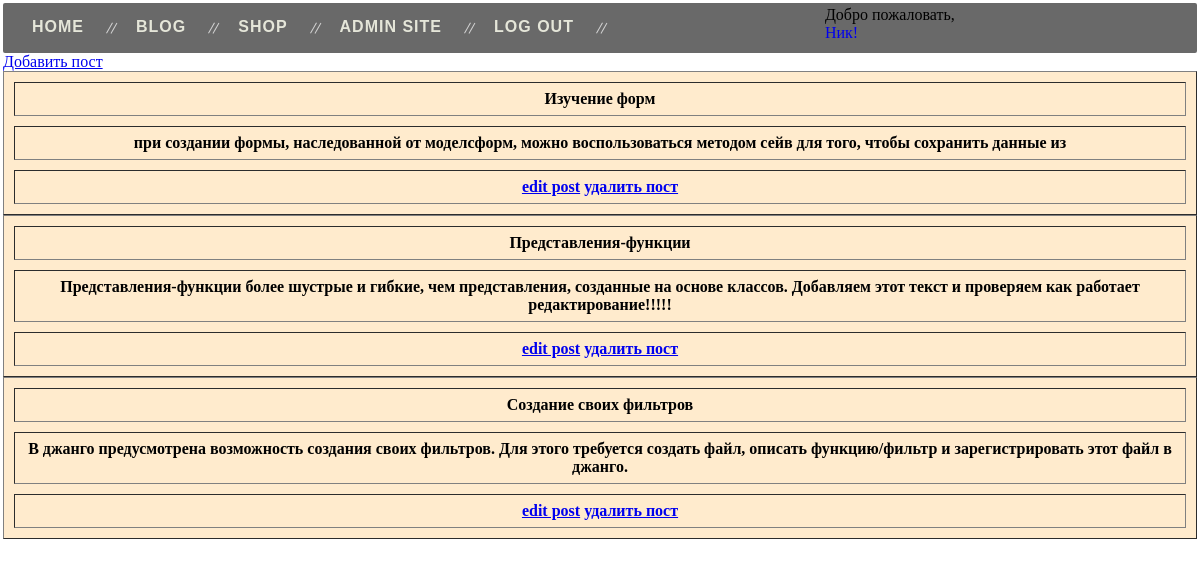
The page /posts/ (signed in) on the database its author committed.
### accounts_app/models.py (models this page shows, shortened)
class CustomUser(AbstractUser):
    reserv = models.CharField(max_length=100, blank=True)
    reserv2 = models.BooleanField(blank=True, default=False)
    reserv3 = models.CharField(max_length=100, blank=True)
    reserv4 = models.CharField(max_length=100, blank=True)

class Profile(models.Model):
    user = models.OneToOneField('CustomUser', on_delete=models.CASCADE, primary_key=True)
    user_name = models.CharField(max_length=100, blank=True)
    user_lastname = models.CharField(max_length=150, blank=True)
    avatar = models.ImageField(upload_to='%Y/%m/%d', blank=True, null=True)
    email = models.EmailField(blank=True)
    phone = models.CharField(max_length=20, blank=True)
    gender = models.CharField(max_length=100, blank=True)
    birthday = models.CharField(max_length=50,blank=True)
    created = models.DateField(auto_now=True)
    reserv = models.CharField(max_length=100, blank=True)
    reserv1 = models.CharField(max_length=100, blank=True)
    reserv2 = models.CharField(max_length=100, blank=True)
    reserv3 = models.CharField(max_length=100, blank=True)
    reserv4 = models.CharField(max_length=100, blank=True)

### main_app/models.py (models this page shows, shortened)
class BlogPost(models.Model):
    category = models.ForeignKey('BlogCategory', on_delete=models.CASCADE)
    title = models.CharField(max_length=150)
    content = models.TextField(max_length=2000, blank=True)
    is_published = models.DateTimeField(auto_now=True)
    is_edited = models.DateTimeField(auto_now_add=True)
    is_moderated = models.BooleanField(default=False)
    is_archivated = models.BooleanField(default=False)
    res = models.CharField(max_length=100,blank=True, null=True)
    res1 = models.CharField(max_length=100,blank=True, null=True)

### main_app/views.py (the view)
# urls.py: path('posts/', blogposts, name='allposts'),
def blogposts(request):
    posts = BlogPost.objects.all()
    context={'posts':posts}
    return render(request, 'main_app/allposts.html', context=context)

### main_app/templates/main_app/allposts.html
{% extends 'main_app/startpage.html' %}
{% load static %}
{% load i18n %}
{% block content %}
<a href="{% url 'main_app:addpost' %}">Добавить пост</a>
{% for post in posts %}
    <table border="1" cellpadding="7" cellspacing="10" width="100%" bgcolor="BlanchedAlmond	">
        <tr>    <th> {{ post.title}}</th>    </tr>
        <tr>    <th>{{post.content}}</th>    </tr>
         <tr>
             <th><a href="{% url 'main_app:editpost' post.pk %}">{% trans "edit post" %}</a>
             <a href="{% url 'main_app:delpost' post.pk %}">удалить пост</a>
             </th>
         </tr>
    </table>
{% endfor %}
{% endblock %}

### main_app/templates/main_app/base.html (shortened to what this page needs)
{% load static %}
<!DOCTYPE html>
<html lang="en">
<head>
    <link rel="stylesheet" href="{% static 'css/styles.css' %}">
</head>
<body>
    <nav>
        {% block nav %}
        <ul class="topmenu">
        <li><a href="/">Home</a></li>
        <li><a href="">Blog</a>
        </li>
        <li><a href="{% url 'shop_app:shopstartpage' %}">Shop</a>
        </li>
        <li><a href="http://127.0.0.1:8000/admin/">Admin site</a></li>
          {% if request.user.is_authenticated %}
             <li><a href="{% url 'accounts:logout' %}">Log out</a></li>
             <li> <p class="greetings">Добро пожаловать, <a href="{% url 'accounts:profile' %}">{{user.profile.user_name.capitalize}}!</a></p></li>
          {% else %}
            <li><a href="{% url 'accounts:register' %}">Registration</a></li>
            <li><a href="{% url 'accounts:login' %}?next={{request.path}}">Log in</a></li>
          {% endif %}
      </ul>
        {% endblock %}
    </nav>
{% block content %}
{% endblock %}
</body>
</html>

### main_app/static/css/styles.css (style rules this page uses)
* { box-sizing: border-box; }
body { padding:3px; margin: 0; background-image: url(https://7themes.su/_ph/11/153292144.png); background-size:cover; width:100%; }
nav { height:50px; background: DimGray; border-radius: 2px; }
nav ul { list-style: none; margin: 0; padding: 0; }
nav a { text-decoration: none; outline: none; display: flex; align-items:center; transition: .4s ease-in-out; }
.topmenu { display:flex; margin:0px; text-align: center; padding: 3px; }
.topmenu > li { display: inline-block; position: relative; }
.topmenu > li:after { content: ""; position: absolute; right: 0; width: 1px; height: 12px; background: #d2d2d2; top: 16px; box-shadow: 4px -2px 0 #d2d2d2; transform: rotate(30deg); }
.topmenu > li:last-child:after { background: none; box-shadow: none; }
.topmenu > li > a { padding: 12px 26px; color: #E5E6D9; forn-size: 14px; text-transform: uppercase; font-weight: bold; letter-spacing: 1px; font-family: 'Exo 2', sans-serif; }
.greetings { margin: 0 225px; }

### rows shown on the page
CustomUser: profile.user_name "Ник"
BlogPost: title "Изучение форм", content "при создании формы, наследованной от моделсформ, можно воспользоваться методом сейв для того, чтобы сохранить данные из"
BlogPost: title "Представления-функции", content "Представления-функции более шустрые и гибкие, чем представления, созданные на основе классов. Добавляем этот текст и проверяем как работает редактирование!!!!!"
BlogPost: title "Создание своих фильтров", content "В джанго предусмотрена возможность создания своих фильтров. Для этого требуется создать файл, описать функцию/фильтр и зарегистрировать этот файл в джанго."
